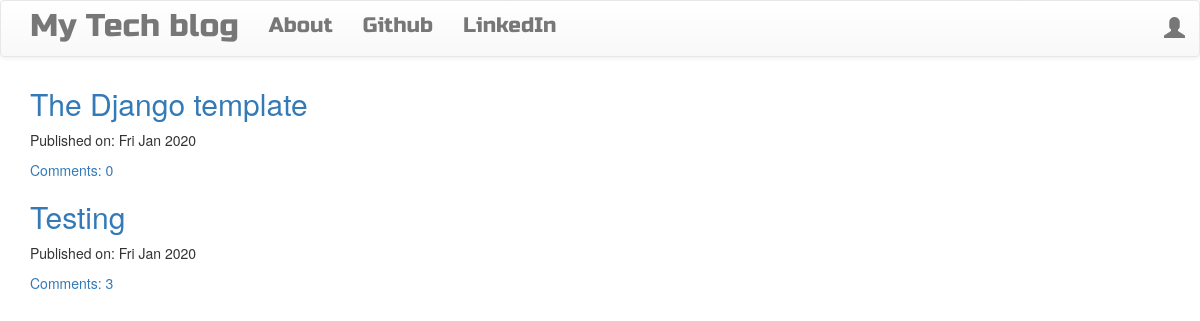
The page / on the database its author committed.
### blog/models.py (models this page shows, shortened)
class Post(models.Model):
    author = models.ForeignKey('auth.User', on_delete=models.CASCADE) #Since we expect only one User to make the changes and in case of multiusers there will be no 'auth.User'
    title = models.CharField(max_length=256)
    text = models.TextField()
    created_date = models.DateTimeField(default=timezone.now())
    published_date = models.DateTimeField(blank=True, null=True)
    def approve_comments(self):
        return self.comments.filter(approved_comment = True)

### blog/views.py (the view)
# urls.py: re_path(r'^$', views.PostListView.as_view(), name='post_list'),
class PostListView(ListView):
    model = Post
    def get_queryset(self):
        return Post.objects.filter(published_date__lte=timezone.now()).order_by('-published_date')

### blog/templates/blog/post_list.html
{% extends 'blog/base.html' %}
{% block content %}
<div class="centerstage">
  {% for post in post_list %}
    <div class="post">
      <h2><a href="{% url 'post_detail' pk=post.pk %}">{{ post.title }}</a></h2>
      <div class="date">
        <p>Published on: {{ post.published_date|date:'D M Y'}}</p>
      </div>
      <a href="{% url 'post_detail' pk=post.pk %}">Comments: {{ post.approve_comments.count }}</a>
      <br>
    </div>
  {% endfor %}
</div>
{% endblock %}

### blog/static/css/blog.css (style rules this page uses)
.centerstage { margin-left: auto; margin-right: auto; }
.loader { filter:hue-rotate(0deg); color: linear-gradient(45deg,#0f8,#08f); animation:hue 5000ms infinite linear; }

### rows shown on the page
Post: title "The Django template", published_date "Fri Jan 2020", approve_comments.count "0"
Post: title "Testing", published_date "Fri Jan 2020", approve_comments.count "3"
